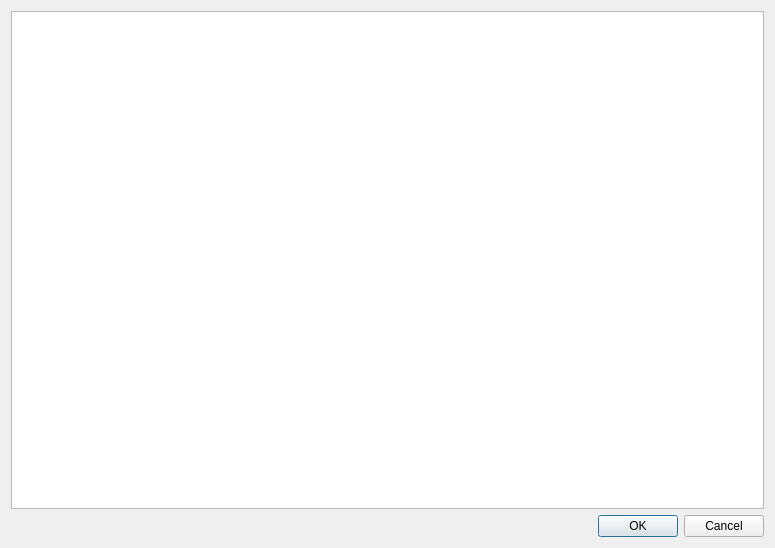
<?xml version="1.0" encoding="UTF-8"?>
<ui version="4.0">
 <class>CodeEdit</class>
 <widget class="QDialog" name="CodeEdit">
  <property name="geometry">
   <rect>
    <x>0</x>
    <y>0</y>
    <width>775</width>
    <height>548</height>
   </rect>
  </property>
  <property name="windowTitle">
   <string>Dialog</string>
  </property>
  <layout class="QVBoxLayout" name="verticalLayout">
   <item>
    <widget class="CodeEditor" name="m_codeView"/>
   </item>
   <item>
    <widget class="QDialogButtonBox" name="buttonBox">
     <property name="orientation">
      <enum>Qt::Horizontal</enum>
     </property>
     <property name="standardButtons">
      <set>QDialogButtonBox::Cancel|QDialogButtonBox::Ok</set>
     </property>
    </widget>
   </item>
  </layout>
 </widget>
 <customwidgets>
  <customwidget>
   <class>CodeEditor</class>
   <extends>QPlainTextEdit</extends>
   <header>codeeditor.h</header>
  </customwidget>
 </customwidgets>
 <resources/>
 <connections>
  <connection>
   <sender>buttonBox</sender>
   <signal>accepted()</signal>
   <receiver>CodeEdit</receiver>
   <slot>accept()</slot>
   <hints>
    <hint type="sourcelabel">
     <x>248</x>
     <y>254</y>
    </hint>
    <hint type="destinationlabel">
     <x>157</x>
     <y>274</y>
    </hint>
   </hints>
  </connection>
  <connection>
   <sender>buttonBox</sender>
   <signal>rejected()</signal>
   <receiver>CodeEdit</receiver>
   <slot>reject()</slot>
   <hints>
    <hint type="sourcelabel">
     <x>316</x>
     <y>260</y>
    </hint>
    <hint type="destinationlabel">
     <x>286</x>
     <y>274</y>
    </hint>
   </hints>
  </connection>
 </connections>
</ui>
